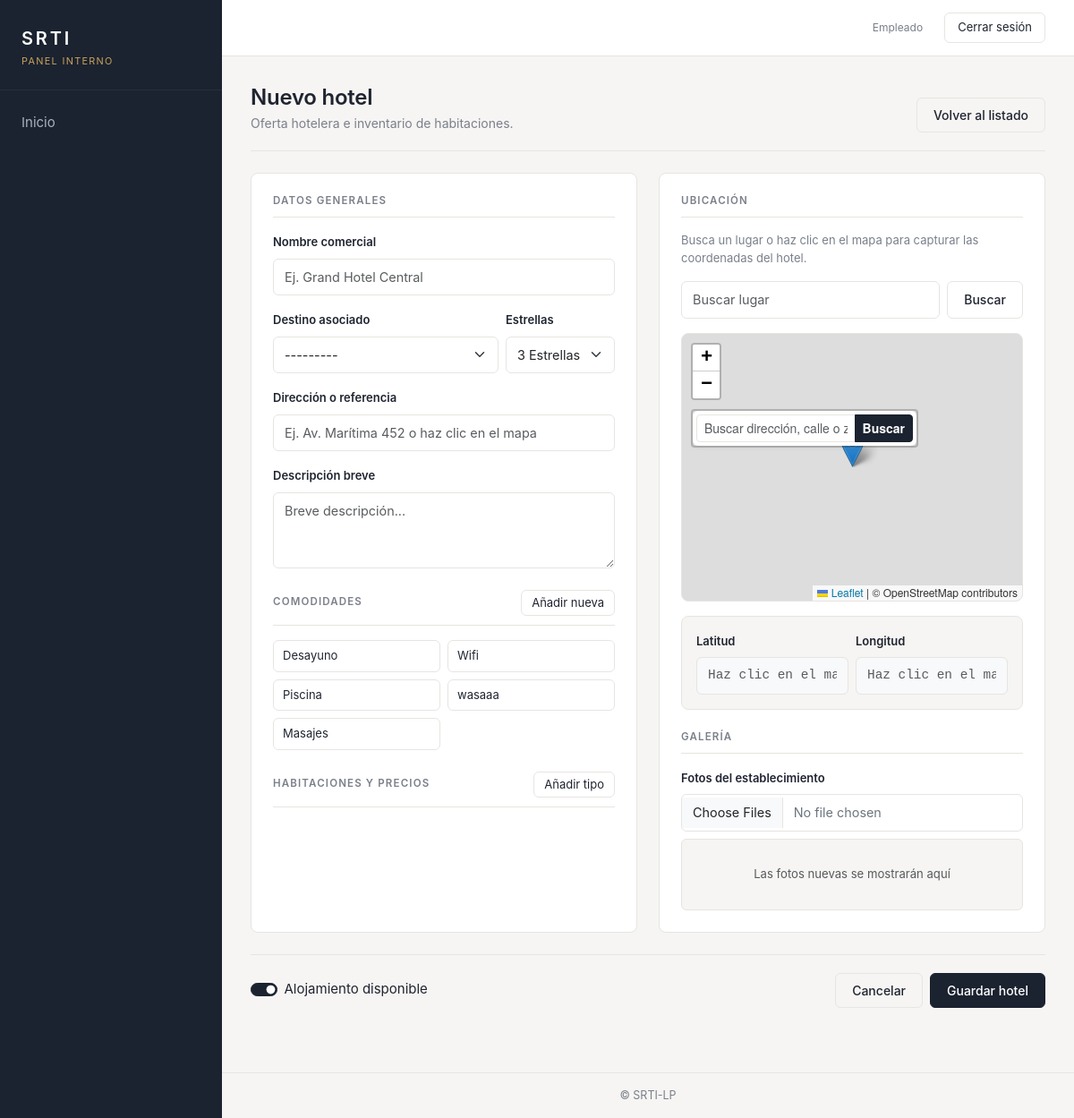
Page /gestion/hoteles/nuevo/ on the committed database.
### apps/inventory/models.py (models this page shows)
class ServicioHotel(models.Model):
    nombre = models.CharField(max_length=100, unique=True, help_text="Ej: Piscina, Wi-Fi Gratis, Spa, Desayuno")
    icono = models.CharField(max_length=50, blank=True, null=True, help_text="Código de icono (FontAwesome, Lucide, etc.)")
    class Meta:
        verbose_name = "Servicio de Hotel"
        verbose_name_plural = "Servicios de Hoteles"
    def __str__(self):
        return self.nombre

### apps/gestion/views.py (the view, shortened to what this page needs)
# urls.py: path('hoteles/nuevo/', views.HotelCreateView.as_view(), name='hotel_create'),
class HotelCreateView(SuccessMessageMixin, CreateView):
    model = Hotel
    form_class = HotelForm
    template_name = 'gestion/ventas/hotel_form.html'
    success_url = reverse_lazy('gestion:hotel_list')
    success_message = "Hotel creado exitosamente."
    def get_context_data(self, **kwargs):
        data = super().get_context_data(**kwargs)
        if self.request.POST:
            data['formset'] = TipoHabitacionFormSet(self.request.POST)
        else:
            data['formset'] = TipoHabitacionFormSet()
        return data

### apps/inventory/models.py (called while the page is built)
    def __str__(self):
        return self.nombre

### apps/gestion/templates/gestion/ventas/hotel_form.html (shortened to what this page needs)
{% extends "base_dashboard.html" %}
{% load static %}
{% block content %}
<div class="page-header">
    <div>
        <h1 class="page-title">{% if form.instance.pk %}Editar hotel{% else %}Nuevo hotel{% endif %}</h1>
        <p class="page-subtitle">Oferta hotelera e inventario de habitaciones.</p>
    </div>
    <a href="{% url 'gestion:hotel_list' %}" class="btn-ghost">Volver al listado</a>
</div>
<form method="post" enctype="multipart/form-data" novalidate>
    <div class="row g-4">
        <div class="col-lg-6">
            <div class="form-card">
                <h2 class="section-title">Datos generales</h2>
                <div class="mb-3">
                    <label class="form-label">Nombre comercial</label>
                    {{ form.nombre }}
                </div>
                <div class="row g-2 mb-3">
                    <div class="col-md-8">
                        <label class="form-label">Destino asociado</label>
                        {{ form.destino }}
                    </div>
                    <div class="col-md-4">
                        <label class="form-label">Estrellas</label>
                        {{ form.calificacion_estrellas }}
                    </div>
                </div>
                <div class="mb-3">
                    <label class="form-label">Dirección o referencia</label>
                    {{ form.direccion }}
                </div>
                <div class="mb-4">
                    <label class="form-label">Descripción breve</label>
                    {{ form.descripcion }}
                </div>
                <div class="section-head">
                    <h2 class="section-title">Comodidades</h2>
                    <a href="{% url 'gestion:servicio_create' %}" class="btn-row">Añadir nueva</a>
                </div>
                <div class="chip-grid mb-4">
                    {% for checkbox in form.servicios %}
                    <div>
                        <label class="chip-label" for="id_servicio_{{ checkbox.data.value }}">{{ checkbox.choice_label }}</label>
                    </div>
                    {% endfor %}
                </div>
                <div class="section-head">
                    <h2 class="section-title">Habitaciones y precios</h2>
                    <button type="button" id="btn-agregar-habitacion" class="btn-row">Añadir tipo</button>
                </div>
            </div>
        </div>
        <div class="col-lg-6">
            <div class="form-card">
                <h2 class="section-title">Ubicación</h2>
                <p class="section-hint">Busca un lugar o haz clic en el mapa para capturar las coordenadas del hotel.</p>
                <div class="d-flex gap-2 mb-3">
                    <input type="text" id="inputBuscarHotel" class="form-control" placeholder="Buscar lugar">
                    <button type="button" id="btnBuscarHotel" class="btn-ghost">Buscar</button>
                </div>
                <div id="mapaHotelAgente" class="map-box mb-3"
                     data-lat="{% if form.instance.latitud %}{{ form.instance.latitud }}{% else %}-33.4569{% endif %}"
                     data-lon="{% if form.instance.longitud %}{{ form.instance.longitud }}{% else %}-70.6483{% endif %}"></div>
                <div class="subpanel mb-4">
                    <div class="row g-2">
                        <div class="col-6">
                            <label class="form-label small">Latitud</label>
                            {{ form.latitud }}
                        </div>
                        <div class="col-6">
                            <label class="form-label small">Longitud</label>
                            {{ form.longitud }}
                        </div>
                    </div>
                </div>
                <h2 class="section-title">Galería</h2>
                <label class="form-label">Fotos del establecimiento</label>
                {{ form.imagenes_multiples }}
                <div id="preview-container" class="gallery gallery-center mt-2">
                    <span class="text-muted small" id="preview-placeholder">Las fotos nuevas se mostrarán aquí</span>
                </div>
            </div>
        </div>
    </div>
    <div class="form-actions form-actions-split">
        <div class="form-check form-switch m-0">
            {{ form.esta_activo }}
            <label class="form-check-label" for="id_esta_activo">Alojamiento disponible</label>
        </div>
        <div class="d-flex gap-2">
            <a href="{% url 'gestion:hotel_list' %}" class="btn-ghost">Cancelar</a>
            <button type="submit" class="btn-accent">Guardar hotel</button>
        </div>
    </div>
</form>
{% endblock %}

### static/css/dashboard.css (style rules this page uses)
:root { --bg: #f6f5f3; --surface: #ffffff; --border: #e7e5e1; --text: #1f2430; --text-muted: #7a7f8a; --sidebar-bg: #1b2230; --sidebar-text: #aab1bf; --sidebar-hover: #252e40; --accent: #c9a35b; --sidebar-w: 248px; --radius: 8px; }
body { background: var(--bg); color: var(--text); font-family: "Inter", system-ui, -apple-system, "Segoe UI", sans-serif; font-size: 0.9375rem; -webkit-font-smoothing: antialiased; }
.form-control, .form-select { border:1px solid var(--border); border-radius:6px; padding:9px 12px; font-size:0.9rem; transition: border-color 0.15s, box-shadow 0.15s; }
.form-label { font-size:0.8125rem; font-weight:600; color:var(--text); }
.page-header { display:flex; justify-content:space-between; align-items:flex-end; gap:16px; margin-bottom:24px; padding-bottom:20px; border-bottom:1px solid var(--border); }
.page-title { margin:0; font-size:1.5rem; font-weight:600; letter-spacing:-0.01em; }
.page-subtitle { margin:4px 0 0; color:var(--text-muted); font-size:0.875rem; }
.btn-accent { display:inline-block; padding:8px 18px; border:1px solid var(--sidebar-bg); border-radius:6px; background:var(--sidebar-bg); color:#fff; font-size:0.875rem; font-weight:500; text-decoration:none; transition:background 0.15s; }
button.btn-accent { cursor:pointer; }
.btn-row { display:inline-block; padding:4px 11px; border:1px solid var(--border); border-radius:6px; background:transparent; color:var(--text); font-size:0.8125rem; text-decoration:none; transition: border-color 0.15s, background 0.15s, color 0.15s; }
.btn-ghost { display:inline-block; padding:8px 18px; border:1px solid var(--border); border-radius:6px; background:transparent; color:var(--text); font-size:0.875rem; font-weight:500; text-decoration:none; transition:border-color 0.15s; }
.form-card { height:100%; padding:24px; background:var(--surface); border:1px solid var(--border); border-radius:var(--radius); }
.section-title { margin:0 0 16px; padding-bottom:10px; border-bottom:1px solid var(--border); color:var(--text-muted); font-size:0.72rem; font-weight:600; letter-spacing:0.1em; text-transform:uppercase; }
.section-hint { margin-bottom:16px; color:var(--text-muted); font-size:0.8125rem; }
.subpanel { padding:16px; background:var(--bg); border:1px solid var(--border); border-radius:var(--radius); }
.form-actions { display:flex; justify-content:flex-end; gap:10px; margin:24px 0 40px; padding-top:20px; border-top:1px solid var(--border); }
.form-actions-split { justify-content:space-between; align-items:center; }
.section-head { display:flex; justify-content:space-between; align-items:center; margin-bottom:16px; padding-bottom:10px; border-bottom:1px solid var(--border); }
.section-head .section-title { margin:0; padding:0; border:0; }
.form-check-input:checked { background-color:var(--sidebar-bg); border-color:var(--sidebar-bg); }
.chip-grid { display:grid; grid-template-columns:repeat(2,1fr); gap:8px; max-height:160px; overflow-y:auto; }
.chip-label { display:block; padding:7px 10px; border:1px solid var(--border); border-radius:6px; background:var(--surface); color:var(--text); font-size:0.8125rem; white-space:nowrap; overflow:hidden; text-overflow:ellipsis; cursor:pointer; transition:border-color 0.15s; }
.gallery { display:flex; flex-wrap:wrap; align-items:center; gap:8px; min-height:80px; padding:8px; background:var(--bg); border:1px solid var(--border); border-radius:6px; }
.gallery-center { justify-content:center; }
.map-box { width:100%; height:300px; z-index:1; border:1px solid var(--border); border-radius:var(--radius); }

### rows in the picture
ServicioHotel: choice_label "Desayuno"
ServicioHotel: choice_label "Wifi"
ServicioHotel: choice_label "Piscina"
ServicioHotel: choice_label "wasaaa"
ServicioHotel: choice_label "Masajes"
